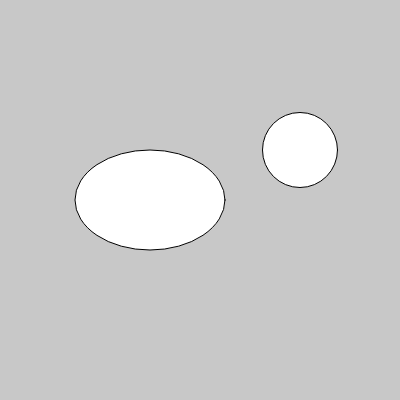
Frame 1 (no input)
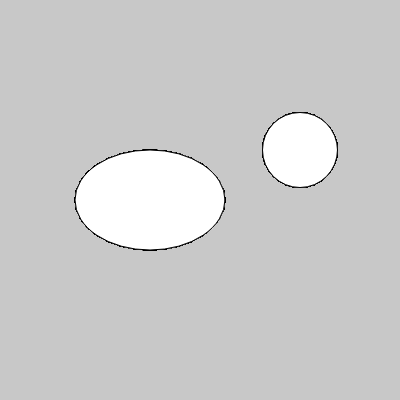
Frame 60 (no input)
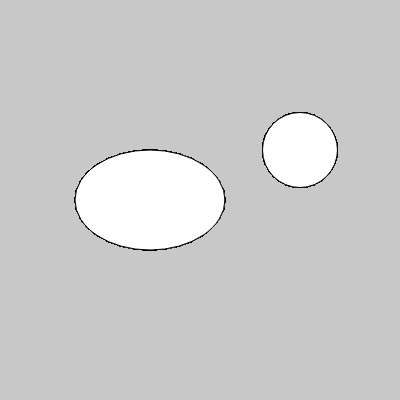
Frame 120 (the mouse pressed at the canvas centre since frame 60)

The p5.js sketch that drew these frames (run headless with seeded random() and noise() and a simulated clock; from frame 60 on, the mouse is pressed at the canvas centre):

// p5.js sketch
// ── sketch.js
function setup(){
  createCanvas(400, 400);
  background(200);
}

function draw(){
  // Your drawing code goes here
  // TODO: Draw an ellipse at (150, 200), 150px width and 100px height
  ellipse(150, 200, 150, 100);
  // TODO: Draw a circle at (300, 150) and 75px width
  circle(300, 150, 75);
}
